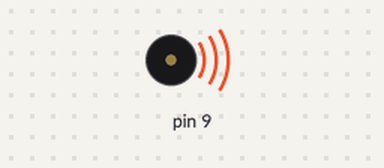
Simulated run of this sketch. Board: Arduino Uno, built with avr-gcc and run on an emulated ATmega328P. Parts: buzzer (waves = sounding).

Above: at 0.1 s.
At 8.8 s:
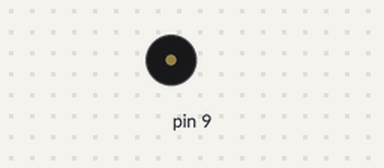
Timing chart, 0 to 10.3 s (numbered marks = the images above):
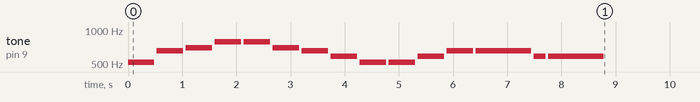

The sketch:

ODE_JOY.ino
```cpp
// faixa com som alto = C1 ao GS3
// faixa com som baixo = A3 ao D8

int C2 = 65, D2 = 73, E2 = 82, F2 = 87, G2 = 98;

// COMPASSO: 4/4
float andamento = 112;
// tempo do compasso(s) = 240 / andamento
float tempo = (240 / andamento) * 1000;

// notas na melodia:
int melodia[] = {
  C2,E2,F2,G2, G2,F2,E2,D2,
  C2,C2,D2,E2, E2,D2,D2
};

// duracoes das notas: 4 = quarto de tempo, 8 = oitavo de tempo, etc.:
int duracaoNotas[] = {
  4,4,4,4, 4,4,4,4,
  4,4,4,4, 8/3,8,2
};

void setup() {
  // itera as notas das melodias:
  for (int nota = 0; nota < 15; nota++) {

    // para calcular a duracao da nota, utilizaremos um segundo
    // dividido pelo tipo da nota.
    // ex. tempo = 1000:
    // quarto de tempo = 1000 / 4, oitavo de tempo = 1000/8, etc.
    int duracaoNota = tempo / (duracaoNotas[nota]);
    tone(9, 8*melodia[nota], duracaoNota - 50);

    // para distinguir as notas, reduziremos o tempo de nota tocado,
    // porem o tempo até o próxima nota se manterá.
    int pausaEntreNotas = duracaoNota;
    delay(pausaEntreNotas);
    // parar a funcao tone:
    noTone(9);
  }
}

void loop() {
  // nao precisa repetir a melodia.
}
```
